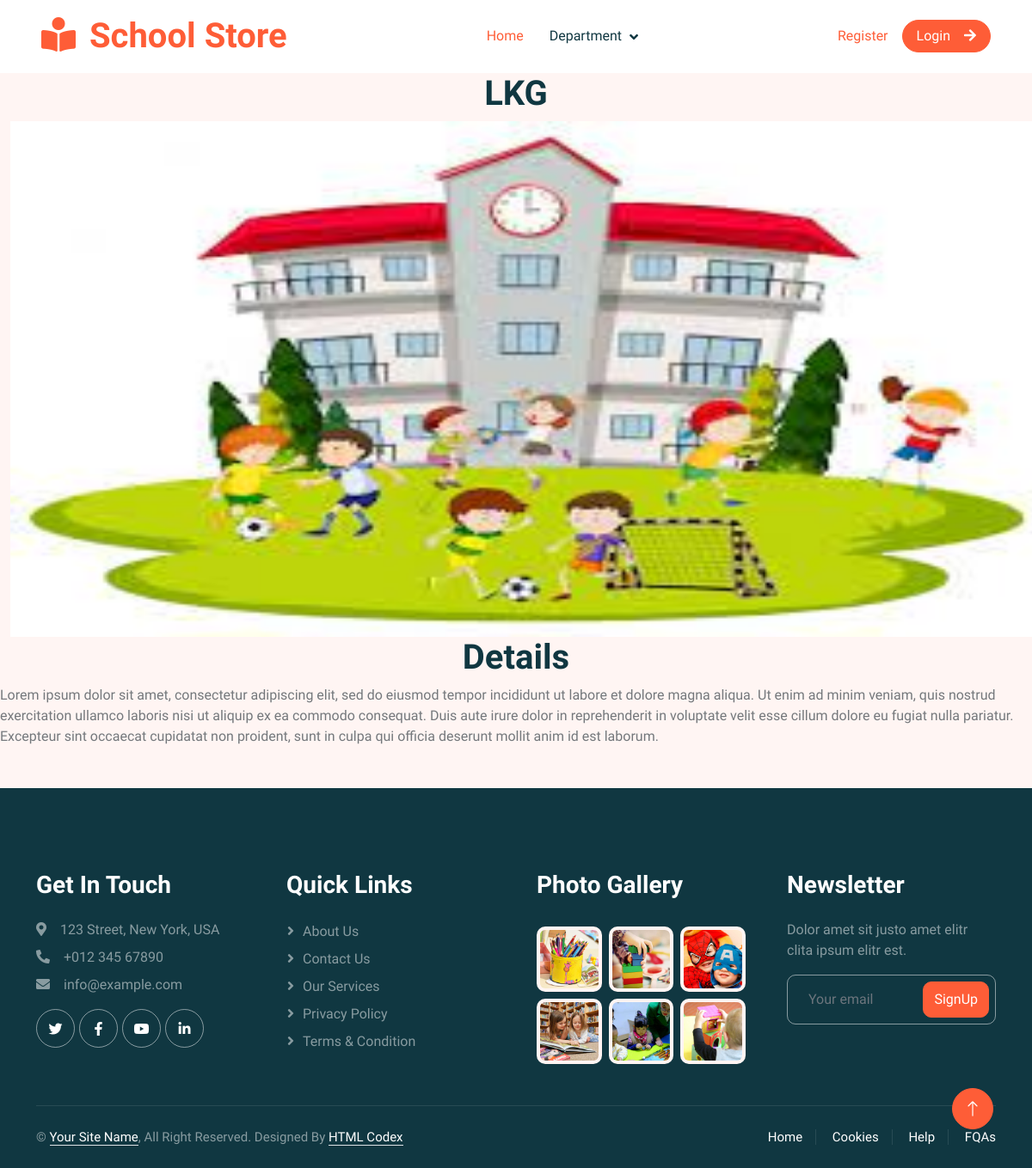
The page /lkg/ on the database its author committed.
### store_app/models.py (models this page shows)
class Department(models.Model):
    name = models.CharField(max_length=250, unique=True)
    slug = models.CharField(max_length=250, unique=True)
    description = models.TextField(blank=True)
    image = models.ImageField(upload_to='department', blank=True)
    class Meta:
        ordering = ('name',)
        verbose_name = 'department'
        verbose_name_plural = 'departments'
    def get_urls(self):
        return reverse('store_app:products_by_category', args=[self.slug])
    def __str__(self):
        return '{}'.format(self.name)

### store_app/views.py (the view)
# urls.py: path('<slug:product_slug>/',views.dep_det,name='products_by_category'),
def dep_det(request,product_slug):
    try:
        prod=Department.objects.get(slug=product_slug)
        print(prod)
    except Exception as e:
        raise e
    return render(request,"team.html",{'product':prod})

### store_app/context_processors.py (called while the page is built)
def menu_links(request):
    links=Department.objects.all()
    course=Course.objects.all()
    return dict(links=links,course=course)

### templates/team.html (shortened to what this page needs)
{% extends 'index.html' %}
{% load static %}
   {% block body %}
<body>
<div class="mx-auto">
     {% if product %}
    <div class="container-fluid">
         <h1 class="text-center my_title">{{product.name}}</h1>
        <img class="my_image" src="{{product.image.url}}" alt="{{product.name}}" width="1200" height="600">
    <br>
</div>
<div>
    <h1 class="text-center my_title">Details</h1>
    <p class="text-justify">{{product.description}}</p>
</div>
        {% endif %}
</body>
{% endblock %}

### templates/index.html (shortened to what this page needs)
{% load static %}
<!DOCTYPE html>
<html lang="en">
<head>
    <link href="https://cdnjs.cloudflare.com/ajax/libs/font-awesome/5.10.0/css/all.min.css" rel="stylesheet">
    <link href="https://cdn.jsdelivr.net/npm/bootstrap-icons@1.4.1/font/bootstrap-icons.css" rel="stylesheet">
    <link href="{% static 'index/lib/animate/animate.min.css' %}" rel="stylesheet">
    <link href="{% static 'index/lib/owlcarousel/assets/owl.carousel.min.css' %}" rel="stylesheet">
    <link href="{% static 'index/css/bootstrap.min.css' %}" rel="stylesheet">
    <link href="{% static 'index/css/style.css' %}" rel="stylesheet">
</head>
<body>
    <div class="container-xxl bg-white p-0">
        <nav class="navbar navbar-expand-lg bg-white navbar-light sticky-top px-4 px-lg-5 py-lg-0">
            <a href="index.html" class="navbar-brand">
                <h1 class="m-0 text-primary"><i class="fa fa-book-reader me-3"></i>School Store</h1>
            </a>
            <div class="collapse navbar-collapse" id="navbarCollapse">
                <div class="navbar-nav mx-auto">
                    <a href="{% url 'store_app:home' %}" class="nav-item nav-link active">Home</a>
                    <div class="nav-item dropdown">
                        <ul class="navbar-nav me-auto mb-2 mb-lg-0">
        <li class="nav-item dropdown {% if 'store_app' in request.path %} active {% endif %} ">
          <a class="nav-link dropdown-toggle" href="#" id="navbarDropdown" role="button" data-bs-toggle="dropdown" aria-expanded="false">
            Department
          </a>
        </li></ul></div>
                    </div>
<div class="header-top-right">
							{% if user.is_authenticated %}
							<li class="header-top-contact">{{user}}</li>
							<li class="header-top-contact">
								<a href="{% url 'store_app:logout' %}">LOGOUT</a>
							</li>
							{% else %}
                    <a href="{% url 'store_app:register' %}" class="nav-item nav-link">Register</a>
                </div>
                <a href="{% url 'store_app:login' %}" class="btn btn-primary rounded-pill px-3 d-none d-lg-block">Login<i class="fa fa-arrow-right ms-3"></i></a>
        {% endif %}
            </div>
        </nav></div>
{% block body %}{% endblock %}
        <div class="container-fluid bg-dark text-white-50 footer pt-5 mt-5 wow fadeIn" data-wow-delay="0.1s">
            <div class="container py-5">
                <div class="row g-5">
                    <div class="col-lg-3 col-md-6">
                        <h3 class="text-white mb-4">Get In Touch</h3>
                        <p class="mb-2"><i class="fa fa-map-marker-alt me-3"></i>123 Street, New York, USA</p>
                        <p class="mb-2"><i class="fa fa-phone-alt me-3"></i>+012 345 67890</p>
                        <p class="mb-2"><i class="fa fa-envelope me-3"></i>info@example.com</p>
                        <div class="d-flex pt-2">
                            <a class="btn btn-outline-light btn-social" href=""><i class="fab fa-twitter"></i></a>
                            <a class="btn btn-outline-light btn-social" href=""><i class="fab fa-facebook-f"></i></a>
                            <a class="btn btn-outline-light btn-social" href=""><i class="fab fa-youtube"></i></a>
                            <a class="btn btn-outline-light btn-social" href=""><i class="fab fa-linkedin-in"></i></a>
                        </div>
                    </div>
                    <div class="col-lg-3 col-md-6">
                        <h3 class="text-white mb-4">Quick Links</h3>
                        <a class="btn btn-link text-white-50" href="">About Us</a>
                        <a class="btn btn-link text-white-50" href="">Contact Us</a>
                        <a class="btn btn-link text-white-50" href="">Our Services</a>
                        <a class="btn btn-link text-white-50" href="">Privacy Policy</a>
                        <a class="btn btn-link text-white-50" href="">Terms & Condition</a>
                    </div>
                    <div class="col-lg-3 col-md-6">
                        <h3 class="text-white mb-4">Photo Gallery</h3>
                        <div class="row g-2 pt-2">
                            <div class="col-4">
                                <img class="img-fluid rounded bg-light p-1" src="{% static 'index/img/classes-1.jpg' %}" alt="">
                            </div>
                            <div class="col-4">
                                <img class="img-fluid rounded bg-light p-1" src="{% static 'index/img/classes-2.jpg' %}" alt="">
                            </div>
                            <div class="col-4">
                                <img class="img-fluid rounded bg-light p-1" src="{% static 'index/img/classes-3.jpg' %}" alt="">
                            </div>
                            <div class="col-4">
                                <img class="img-fluid rounded bg-light p-1" src="{% static 'index/img/classes-4.jpg' %}" alt="">
                            </div>
                            <div class="col-4">
                                <img class="img-fluid rounded bg-light p-1" src="{% static 'index/img/classes-5.jpg' %}" alt="">
                            </div>
                            <div class="col-4">
                                <img class="img-fluid rounded bg-light p-1" src="{% static 'index/img/classes-6.jpg' %}" alt="">
                            </div>
                        </div>
                    </div>
                    <div class="col-lg-3 col-md-6">
                        <h3 class="text-white mb-4">Newsletter</h3>
                        <p>Dolor amet sit justo amet elitr clita ipsum elitr est.</p>
                        <div class="position-relative mx-auto" style="max-width: 400px;">
                            <input class="form-control bg-transparent w-100 py-3 ps-4 pe-5" type="text" placeholder="Your email">
                            <button type="button" class="btn btn-primary py-2 position-absolute top-0 end-0 mt-2 me-2">SignUp</button>
                        </div>
                    </div>
                </div>
            </div>
            <div class="container">
                <div class="copyright">
                    <div class="row">
                        <div class="col-md-6 text-center text-md-start mb-3 mb-md-0">
                            &copy; <a class="border-bottom" href="#">Your Site Name</a>, All Right Reserved.
							Designed By <a class="border-bottom" href="https://htmlcodex.com">HTML Codex</a>
                        </div>
                        <div class="col-md-6 text-center text-md-end">
                            <div class="footer-menu">
                                <a href="">Home</a>
                                <a href="">Cookies</a>
                                <a href="">Help</a>
                                <a href="">FQAs</a>
                            </div>
                        </div>
                    </div>
                </div>
            </div>
        </div>
        <a href="#" class="btn btn-lg btn-primary btn-lg-square back-to-top"><i class="bi bi-arrow-up"></i></a>
</body>
</html>

### static/index/css/style.css (style rules this page uses)
:root { --primary: #FE5D37; --light: #FFF5F3; --dark: #103741; }
.back-to-top { position: fixed; display: none; right: 45px; bottom: 45px; z-index: 99; }
.btn { font-weight: 500; transition: .5s; }
.btn.btn-primary { color: #FFFFFF; }
.btn-lg-square { width: 48px; height: 48px; }
.btn-square, .btn-sm-square, .btn-lg-square { padding: 0; display: flex; align-items: center; justify-content: center; font-weight: normal; border-radius: 50px; }
h1, h2, h3, h4, .h1, .h2, .h3, .h4, .display-1, .display-2, .display-3, .display-4, .display-5, .display-6 { font-family: 'Lobster Two', cursive; font-weight: 700; }
.navbar .navbar-nav .nav-link { padding: 30px 15px; color: var(--dark); font-weight: 500; outline: none; }
.navbar .navbar-nav .nav-link:hover, .navbar .navbar-nav .nav-link.active { color: var(--primary); }
.navbar.sticky-top { top: -100px; transition: .5s; }
.navbar .dropdown-toggle::after { border: none; content: "\f107"; font-family: "Font Awesome 5 Free"; font-weight: 900; vertical-align: middle; margin-left: 5px; transition: .5s; }
.footer .btn.btn-social { margin-right: 5px; width: 45px; height: 45px; display: flex; align-items: center; justify-content: center; color: #FFFFFF; border: 1px solid rgba(255,255,255,0.5); border-radius: 45px; transition: .3s; }
.footer .btn.btn-link { display: block; margin-bottom: 5px; padding: 0; text-align: left; font-size: 16px; font-weight: normal; text-transform: capitalize; transition: .3s; }
.footer .btn.btn-link::before { position: relative; content: "\f105"; font-family: "Font Awesome 5 Free"; font-weight: 900; margin-right: 10px; }
.footer .form-control { border-color: rgba(255,255,255,0.5); }
.footer .copyright { padding: 25px 0; font-size: 15px; border-top: 1px solid rgba(256, 256, 256, .1); }
.footer .copyright a { color: #FFFFFF; }
.footer .footer-menu a { margin-right: 15px; padding-right: 15px; border-right: 1px solid rgba(255, 255, 255, .1); }
.footer .footer-menu a:last-child { margin-right: 0; padding-right: 0; border-right: none; }

### rows shown on the page
Department: name "LKG", image (picture), description "Lorem ipsum dolor sit amet, consectetur adipiscing elit, sed do eiusmod tempor incididunt ut labore et dolore magna aliqua. Ut enim ad minim veniam, quis nostrud exercitation ullamco laboris nisi ut aliquip ex ea commodo consequat. Duis aute irure dolor in reprehenderit in voluptate velit esse cillum dolore eu fugiat nulla pariatur. Excepteur sint occaecat cupidatat non proident, sunt in culpa qui officia deserunt mollit anim id est laborum."
